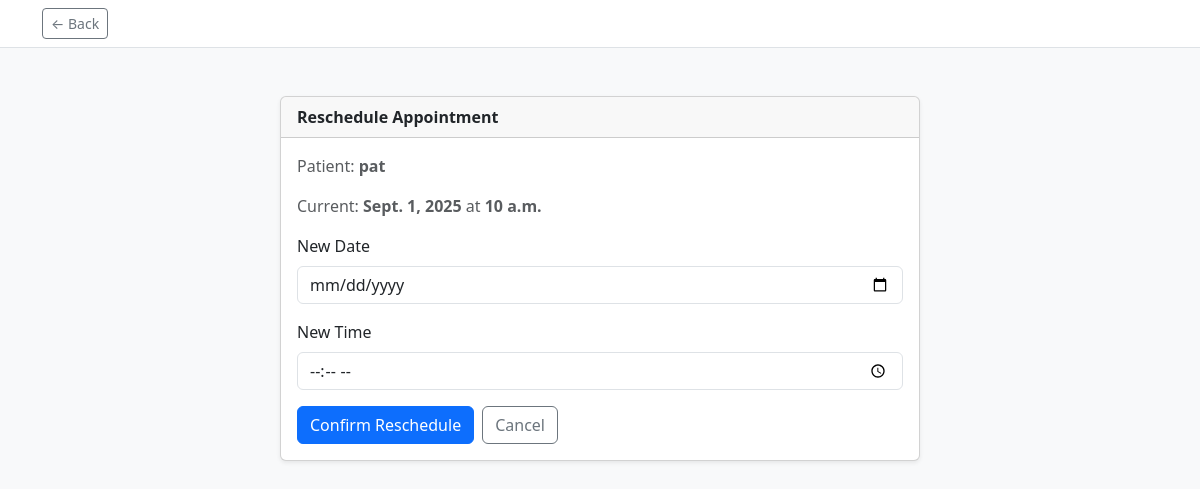
Page /doctor/appointments/2/reschedule/ (signed in) on the committed database.
### hospital/models.py (models this page shows, shortened)
class Appointment(models.Model):
	patient = models.ForeignKey('Patient', on_delete=models.CASCADE)
	doctor = models.ForeignKey('Doctor', on_delete=models.CASCADE)
	date = models.DateField()
	time = models.TimeField()
	status = models.CharField(max_length=20)

class Patient(models.Model):
	pname = models.CharField(max_length=100)
	dob = models.DateField(null=True, blank=True)
	gender = models.CharField(max_length=10, null=True, blank=True)
	contact = models.CharField(max_length=20)
	address = models.TextField()
	email = models.EmailField(unique=True)
	password = models.CharField(max_length=128)
	insurance_info = models.TextField(blank=True, null=True)

### hospital/views.py (the view, shortened to what this page needs)
# urls.py: path('doctor/appointments/<int:appointment_id>/reschedule/', views.doctor_reschedule_appointment, name='doctor_reschedule_appointment'),
def doctor_reschedule_appointment(request, appointment_id):
	from .models import Appointment, Doctor
	doctor_name = request.session.get('doctor_name')
	doctor = None
	if doctor_name:
		try:
			doctor = Doctor.objects.get(name=doctor_name)
		except Doctor.DoesNotExist:
			doctor = None
	if doctor is None:
		return redirect('appointment_schedule')
	appt = get_object_or_404(Appointment, id=appointment_id, doctor=doctor)
	return render(request, 'doctor/reschedule_appointment.html', {'appointment': appt})

### hospital/templates/doctor/reschedule_appointment.html (shortened to what this page needs)
{% load static %}
<!DOCTYPE html>
<html lang="en">
<head>
  <link href="https://cdn.jsdelivr.net/npm/bootstrap@5.3.2/dist/css/bootstrap.min.css" rel="stylesheet">
</head>
<body class="bg-light">
  {% include 'components/back_bar.html' %}
  <div class="container py-5">
    <div class="card shadow-sm" style="max-width: 640px; margin: 0 auto;">
      <div class="card-header fw-bold">Reschedule Appointment</div>
      <div class="card-body">
        <p class="text-muted">Patient: <strong>{{ appointment.patient.pname }}</strong></p>
        <p class="text-muted">Current: <strong>{{ appointment.date }}</strong> at <strong>{{ appointment.time }}</strong></p>
        <form method="post">
          <div class="mb-3">
            <label for="date" class="form-label">New Date</label>
            <input type="date" id="date" name="date" class="form-control" required>
          </div>
          <div class="mb-3">
            <label for="time" class="form-label">New Time</label>
            <input type="time" id="time" name="time" class="form-control" required>
          </div>
          <div class="d-flex gap-2">
            <button type="submit" class="btn btn-primary">Confirm Reschedule</button>
            <a href="/doctor/appointment-schedule/" class="btn btn-outline-secondary">Cancel</a>
          </div>
        </form>
      </div>
    </div>
  </div>
</body>
</html>

### rows in the picture
Appointment: patient.pname "pat", date "Sept. 1, 2025", time "10 a.m."
